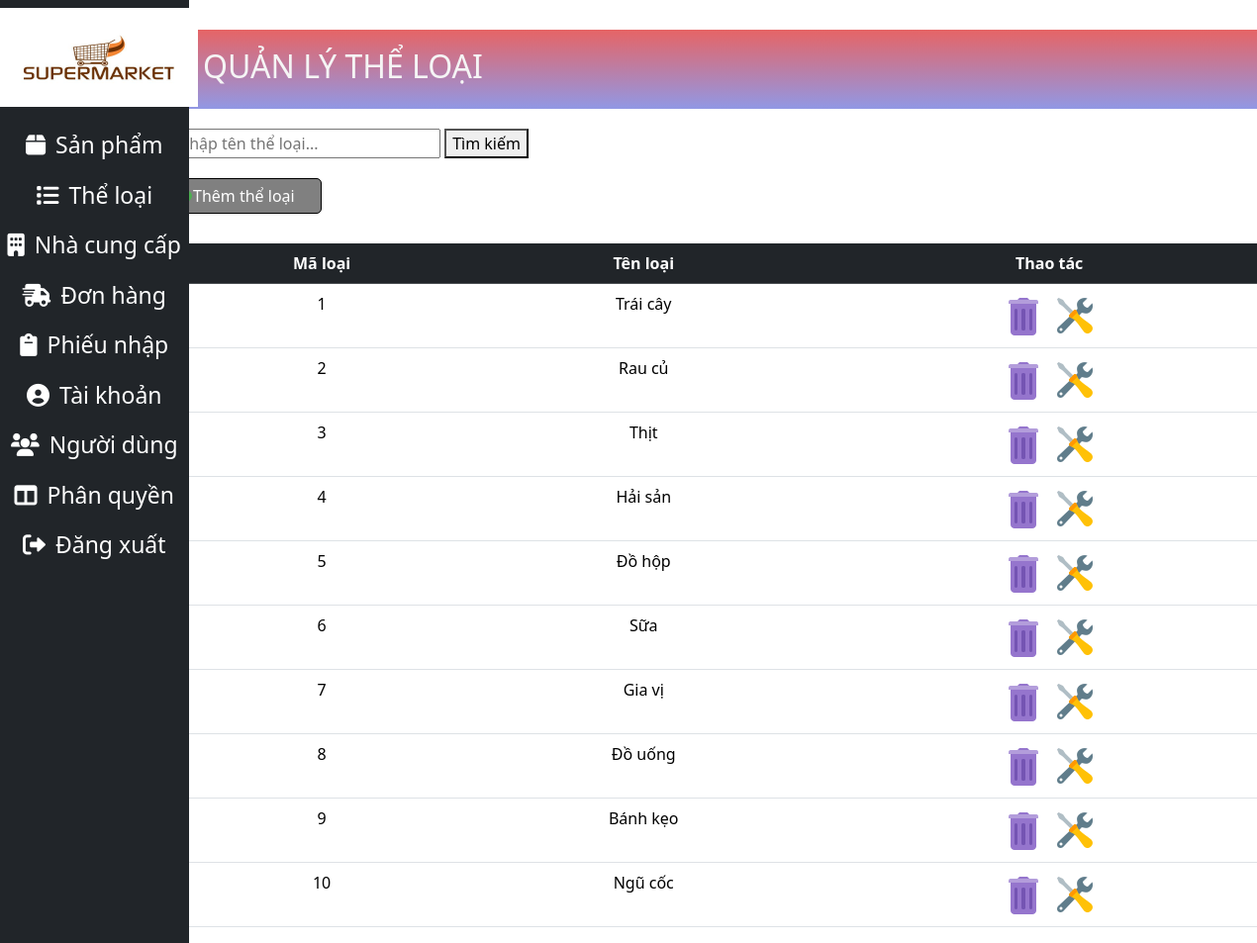
The page /admin/index.php?action=showCategoryList on the database its author committed.
### tables this page shows
CREATE TABLE `theloai` (
  `ma_loai` int(11) NOT NULL,
  `ten_loai` varchar(20) NOT NULL,
  `da_xoa` int(11) NOT NULL DEFAULT 0
);

### database/database.php (called while the page is built, shortened)
<?php
class Database
{
    private $host = "localhost";
    private $username = "root";
    private $password = "";
    private $database = "sieuthi";
    private $conn;
    public function __construct()
    {
        $this->conn = $this->connectDB();
    }
    private function connectDB()
    {
        $conn = mysqli_connect($this->host, $this->username, $this->password, $this->database);
        mysqli_query($conn,"SET NAMES 'utf8'");
        return $conn;
    }
    public function select($query)
    {
        $result = mysqli_query($this->conn, $query);
        if ($result) {
            $data = mysqli_fetch_all($result, MYSQLI_ASSOC);
            return $data;
        } else {
            die(mysqli_error($this->conn));
        }
    }
}

### admin/model/theloaiModel.php (called while the page is built, shortened)
<?php
require_once("../database/database.php");
class TheLoaiModel
{
    private $db;
    public function __construct()
    {
        $this->db = new Database();
    }
    public function getAllCategories()
    {
        $query = "SELECT * FROM theloai";
        return $this->db->select($query);
    }
}
?>

### admin/views/theloaiView.php (the view, shortened to what this page needs)
<!DOCTYPE html>
<html lang="en">
<head>
    <link rel="stylesheet" href="../../css/admin.css">
    <link rel="stylesheet" href="https://cdnjs.cloudflare.com/ajax/libs/font-awesome/6.0.0-beta3/css/all.min.css">
    <link href="https://cdn.jsdelivr.net/npm/bootstrap@5.3.3/dist/css/bootstrap.min.css" rel="stylesheet">
</head>
<div class="product_view">
<div class="product_view_container">
    <h2>QUẢN LÝ THỂ LOẠI</h2>
    <form action="index.php" method="GET" class="searchCategory">
        <input type="text" id="search" name="search" placeholder="Nhập tên thể loại...">
        <button type="submit">Tìm kiếm</button>
    </form>
    <a class="category_add" id = 'themSP' href="#" onclick="showAddForm()">
            <img src="../img/plus.png" alt="">Thêm thể loại</a>
<table class="table table-hover">
    <thead class="table-dark">
        <tr>
            <th>Mã loại</th>
            <th>Tên loại</th>
            <th>Thao tác</th>
        </tr>
    </thead>
    <tbody>
        <?php
            foreach ($categories as $category) {
                if ($category['da_xoa'] == 0)
                {
                ?>
                <tr>
                    <td><?php echo $category['ma_loai']; ?></td>
                    <td><?php echo $category['ten_loai']; ?></td>
                    <td>
                        <a href="index.php?action=deleteCategory&id=<?php echo $category['ma_loai']; ?>"onclick="return confirmDelete();">
                        <img src="../img/delete.png" alt=""></a>
                        <a href="#" onclick="showUpdateFormCt(
                            '<?php echo $category['ma_loai']; ?>',
                            '<?php echo $category['ten_loai']; ?>')">
                        <img src="../img/update.png" alt=""></a>
                    </td>
                </tr>
            <?php }}
         ?>
    </tbody>
</table>
</div>
</div>
</html>

### admin/index.php (shortened to what this page needs)
<!DOCTYPE html>
<html lang="en">
<head>
    <link rel="stylesheet" href="../css/admin.css">
    <link rel="stylesheet" href="https://cdnjs.cloudflare.com/ajax/libs/font-awesome/6.0.0-beta3/css/all.min.css">
    <link href="https://cdn.jsdelivr.net/npm/bootstrap@5.3.3/dist/css/bootstrap.min.css" rel="stylesheet">
</head>
<div class="left_side_admin">
        <ul>
            <a href="index.php"><img src="/WebBanDoAn/img/logo.jpg" alt="Logo"></a>
            <li><a href="index.php?action=showProductList" id="loadProduct"><i class="fa-solid fa-box"></i>Sản phẩm</a></li>
            <li><a href="index.php?action=showCategoryList" id="loadCategory"><i class="fa-solid fa-list"></i>Thể loại</a></li>
            <li><a href="index.php?action=showSupplierList" id="loadSupplier"><i class="fa-solid fa-building"></i>Nhà cung cấp</a></li>
            <li><a href="index.php?action=showOrderList" id="loadOrder"><i class="fa-solid fa-truck-fast"></i>Đơn hàng</a></li>
            <li><a href="index.php?action=showImportList" id="loadImport"><i class="fa-solid fa-clipboard"></i>Phiếu nhập</a></li>
            <li><a href="index.php?action=showAccountList" id="loadAccount"><i class="fa-solid fa-circle-user"></i>Tài khoản</a></li>
            <li><a href="index.php?action=showUserList" id="loadUser"><i class="fa-solid fa-users"></i>Người dùng</a></li>
            <li><a href="index.php?action=showPermissionList" id="loadPermission"><i class="fa-solid fa-table-columns"></i>Phân quyền</a></li>
            <li><a href="../pages/dangxuat.php"><i class="fa-solid fa-right-from-bracket"></i>Đăng xuất</a></li>
        </ul>
    </div>
<?php
    if (isset($_GET['action'])) {
        $action = $_GET['action'];
        if (str_contains($action, 'Product')) {
            include_once 'controller/sanphamController.php';
        } elseif (str_contains($action, 'Category')) {
            include_once 'controller/theloaiController.php';
        } elseif (str_contains($action, 'Order')) {
            include_once 'controller/donhangController.php';
        }
        elseif (str_contains($action, 'Import')) {
            include_once 'controller/phieunhapController.php';
        }
        elseif (str_contains($action, 'Account')) {
            include_once 'controller/taikhoanController.php';
        }
        elseif (str_contains($action, 'User')) {
            include_once 'controller/nguoidungController.php';
        }
        elseif (str_contains($action, 'Supplier')) {
            include_once 'controller/nccController.php';
        }
        elseif (str_contains($action, 'Permission')) {
            include_once 'controller/quyenController.php';
        }
    }
    ?>
</html>

### admin/controller/theloaiController.php (shortened to what this page needs)
<?php
include_once "model/theloaiModel.php" ;
class TheLoaiController
{
    private $theloaiModel;
    public function __construct()
    {
        $this->theloaiModel = new TheLoaiModel();
    }
    public function showCategoryList()
    {
        $categories = $this->theloaiModel->getAllCategories();
        include_once 'views/theloaiView.php';
    }
}
$action = 'index';
if (isset($_GET['action'])) {
    $action = $_GET['action'];
} else {
    $action = 'showCategoryList';
}
$theloaiController = new TheLoaiController();
switch ($action) {
    case 'showCategoryList':
        $theloaiController->showCategoryList();
        break;
}
?>

### css/admin.css (style rules this page uses)
.left_side_admin { position: fixed; display: flex; flex-direction: row; width: 15%; height: 100%; background-color: #212529; }
.left_side_admin ul { list-style: none; padding: 0; width: 100%; }
.left_side_admin a { display: block; text-decoration: none; font-size: 23px; color: white; padding: 8px 0; text-align: center; width: 100%; }
.left_side_admin a i { margin-right: 10px; }
.left_side_admin img { height: 100px; width: 200px; margin-bottom: 5px; }
.product_view { display: flex; justify-content: center; }
.product_view_container { margin-top: 30px; }
.product_view_container table { width: 1120px; margin-left: 200px; }
.product_view_container table tr { text-align: center; }
.product_view h2 { margin-left:200px; margin-bottom: 20px; background: linear-gradient(#e66465, #9198e5); height: 80px; padding-left: 30px; padding-top: 18px; color: whitesmoke; }
.category_add { display: flex; width: 150px; margin-bottom: 30px; text-decoration: none; border: 1px solid black; padding: 5px; align-items: center; color: white; border-radius: 5px; background-color: grey; margin-left: 200px; }
.searchCategory { margin-left: 200px; margin-bottom: 20px; }
.searchCategory input { width: 270px; }

### rows shown on the page
theloai: ma_loai "1", ten_loai "Trái cây", da_xoa 0 (drawn)
theloai: ma_loai "2", ten_loai "Rau củ", da_xoa 0 (drawn)
theloai: ma_loai "3", ten_loai "Thịt", da_xoa 0 (drawn)
theloai: ma_loai "4", ten_loai "Hải sản", da_xoa 0 (drawn)
theloai: ma_loai "5", ten_loai "Đồ hộp", da_xoa 0 (drawn)
theloai: ma_loai "6", ten_loai "Sữa", da_xoa 0 (drawn)
theloai: ma_loai "7", ten_loai "Gia vị", da_xoa 0 (drawn)
theloai: ma_loai "8", ten_loai "Đồ uống", da_xoa 0 (drawn)
theloai: ma_loai "9", ten_loai "Bánh kẹo", da_xoa 0 (drawn)
theloai: ma_loai "10", ten_loai "Ngũ cốc", da_xoa 0 (drawn)
